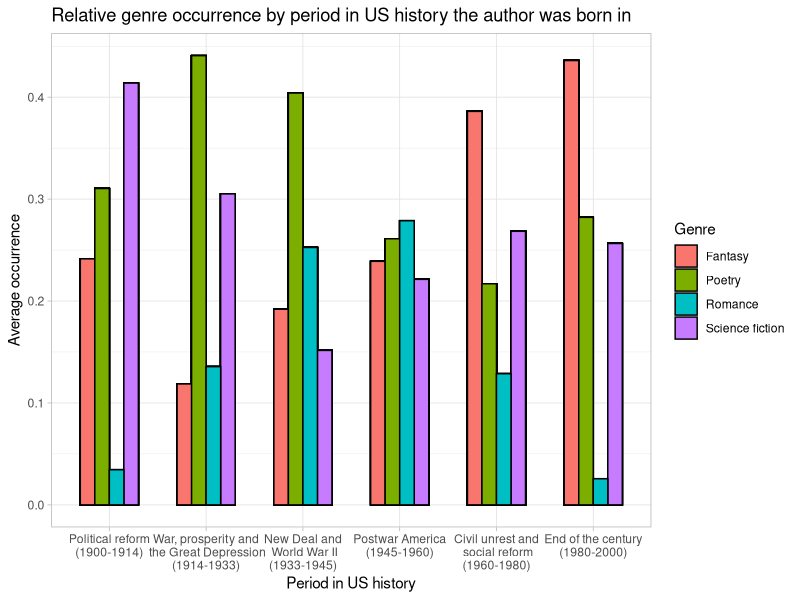
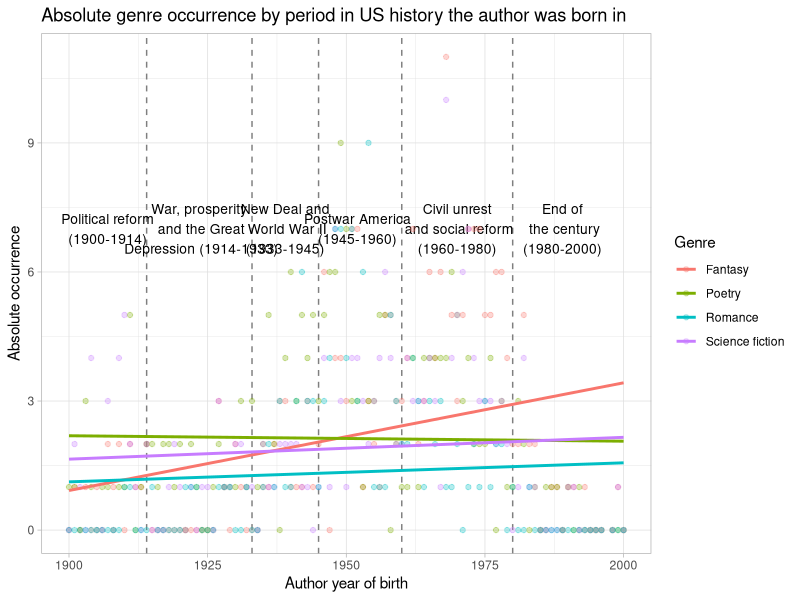
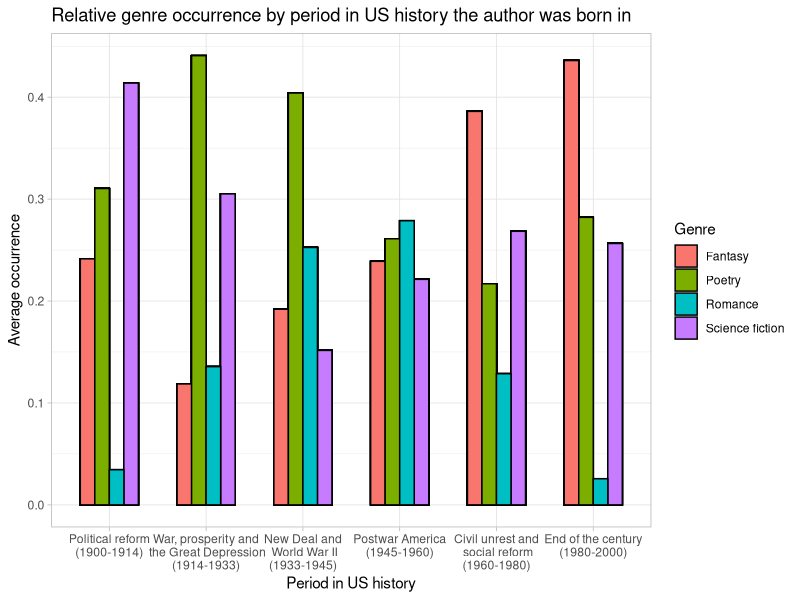
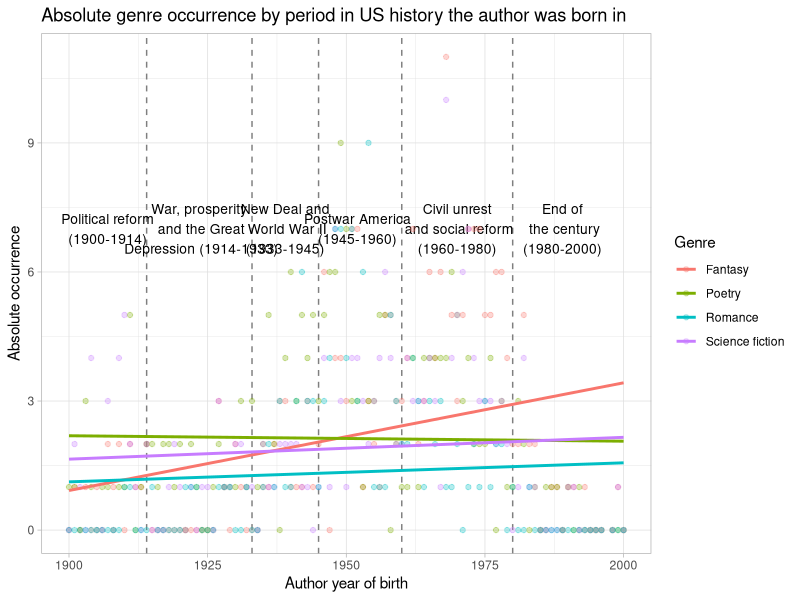

R code for these plots, in order:
library(tidyverse)
library(dplyr)

american_data <- read_csv("american_yearly_genres_absolute.csv")

#creating filtering for new column
category <- function(year) {
  if (year <= 1914){
    return("Political reform")
  } else if (year <= 1933) {
    return("War, prosperity and the Great Depression") 
  } else if(year <=1945) {
    return("New Deal and World War II")
  } else if(year <=1960){
    return("Postwar America")
  } else if(year <=1980){
    return("Civil unrest and social reforms")
  } else if(year<=2000){
    return("End of the century")
  } else {
    return("no info")
  }
}

# Generation grouping + Pivot longer for relative and absolute
US_period_absolute <- pivot_longer(american_data, c("fantasy", "poetry", "science_fiction", "romance"), names_to = "genre")

US_period_relative <- american_data |>
  mutate(period = sapply(year, category)) |>
  pivot_longer(c("fantasy", "poetry", "science_fiction", "romance"), names_to = "genre", values_to = "absolute_frequency")|>
  filter(period != "no info") |>
  group_by(period) |>
  mutate(total_observations = sum(absolute_frequency)) |>
  group_by(period, genre)|>
  mutate(relative_frequency = sum(absolute_frequency)/total_observations)

# # Visualization: bar plot for relative occurrence
ggplot(data = US_period_relative) +
  aes(x = period, y = relative_frequency, fill = genre)+
  labs(title = "Relative genre occurrence by period in US history the author was born in",
      x = "Period in US history",
      y = "Average occurrence", 
      fill = "Genre") +
  scale_fill_discrete(labels = c("Fantasy", "Poetry", "Romance", "Science fiction")) +
  scale_x_discrete(limits = c("Political reform", "War, prosperity and the Great Depression", "New Deal and World War II", "Postwar America", "Civil unrest and social reforms", "End of the century"), 
    labels = c("Political reform\n(1900-1914)", "War, prosperity and\n the Great Depression\n(1914-1933)", "New Deal and\n World War II\n(1933-1945)", "Postwar America\n(1945-1960)", "Civil unrest and\n social reform\n(1960-1980)", "End of the century\n(1980-2000)")) +          
  theme_light() +
  geom_col(width = 0.6, position = "dodge", colour = "black")
ggsave("Relative US occurrence of genre per generation.pdf", width = 10, height = 6)

# Visualization: line plot for absolute occurrence 
ggplot(data = US_period_absolute) +
  aes(x = year, y = value, color = genre) +
  labs(title = "Absolute genre occurrence by period in US history the author was born in",
      x = "Author year of birth", 
      y = "Absolute occurrence", 
      color = "Genre") +
  theme_light() +
  scale_colour_discrete(labels = c("Fantasy", "Poetry", "Romance", "Science fiction")) +
  geom_vline(xintercept = 1914, linetype = "dashed", color = 'grey50') +
  geom_vline(xintercept = 1933, linetype = "dashed", color = 'grey50') +
  geom_vline(xintercept = 1945, linetype = "dashed", color = 'grey50') +
  geom_vline(xintercept = 1960, linetype = "dashed", color = 'grey50') +
  geom_vline(xintercept = 1980, linetype = "dashed", color = 'grey50') +
  annotate("text", size = 3.5, x = 1907, y = 7, label = "Political reform\n(1900-1914)") +
  annotate("text", size = 3.5, x = 1923.5, y = 7, label = "War, prosperity\n and the Great\n Depression (1914-1933)") +
  annotate("text", size = 3.5, x = 1939, y = 7, label = "New Deal and\n World War II\n(1933-1945)") +
  annotate("text", size = 3.5, x = 1952, y = 7, label = "Postwar America\n(1945-1960)") +
  annotate("text", size = 3.5, x = 1970, y = 7, label = "Civil unrest\n and social reform\n(1960-1980)") +
  annotate("text", size = 3.5, x = 1989, y = 7, label = "End of\n the century\n(1980-2000)") +
  geom_point(alpha = 0.3) +
  geom_smooth(method='lm', se = FALSE)
ggsave("Absolute occurrence by genre by gen.pdf", width = 12, height = 6)